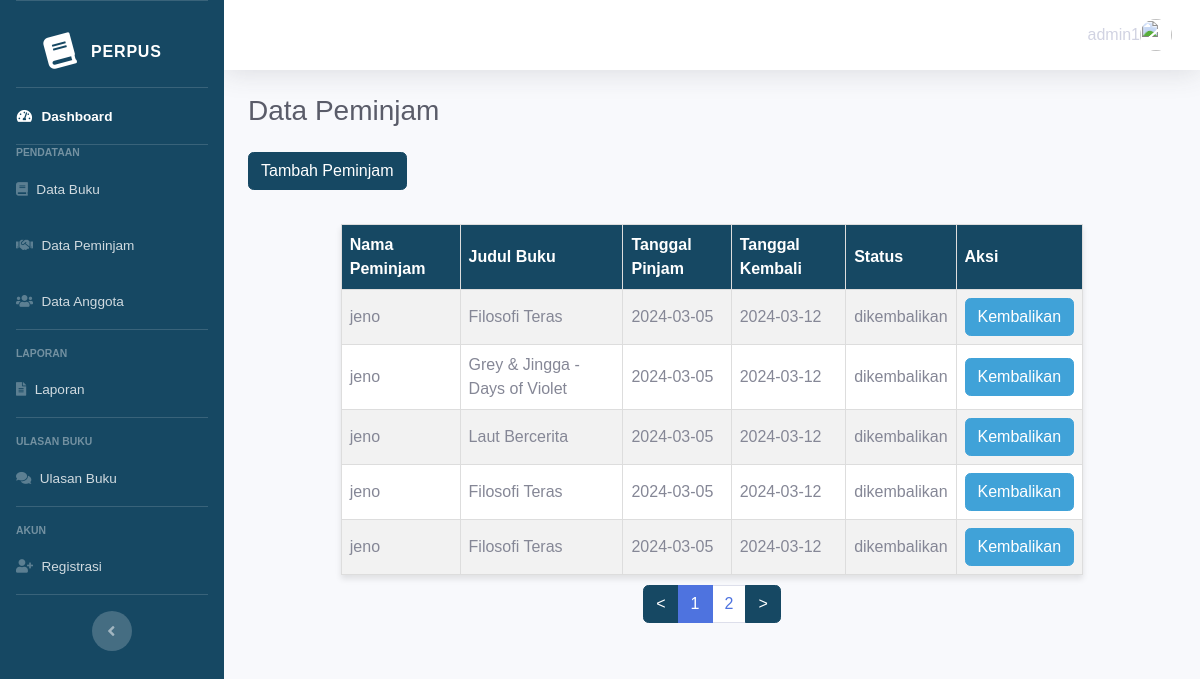
Screenshot of /admin/index_peminjam.php (signed in) with the database file from the repository.
### tables this page shows
CREATE TABLE `peminjaman` (
  `peminjaman_id` int(11) NOT NULL,
  `perpus_id` int(11) NOT NULL,
  `buku_id` int(11) NOT NULL,
  `tanggal_pinjam` date NOT NULL,
  `user_id` varchar(11) NOT NULL,
  `username` varchar(255) NOT NULL,
  `tanggal_kembali` date NOT NULL,
  `created_at` timestamp NOT NULL DEFAULT current_timestamp() ON UPDATE current_timestamp(),
  `status_peminjam` varchar(255) NOT NULL
);

CREATE TABLE `buku` (
  `buku_id` int(11) NOT NULL,
  `perpus_id` int(11) NOT NULL,
  `judul` varchar(100) NOT NULL,
  `cover` varchar(255) NOT NULL,
  `penulis` varchar(50) NOT NULL,
  `penerbit` varchar(50) NOT NULL,
  `tahun_terbit` int(11) NOT NULL,
  `deskripsi` varchar(10000) NOT NULL,
  `kategori_id` int(11) NOT NULL,
  `ketersediaan` int(50) NOT NULL,
  `file_pdf` varchar(1000) NOT NULL,
  `created_at` timestamp NOT NULL DEFAULT current_timestamp() ON UPDATE current_timestamp()
);

### admin/index_peminjam.php (the view, shortened to what this page needs)
<?php
$role = $_SESSION["role"];
include('koneksi.php');
?>
<!DOCTYPE html>
<html lang="en">
<head>
    <link href="../dashboard/vendor/fontawesome-free/css/all.min.css" rel="stylesheet" type="text/css">
    <link href="../dashboard/css/sb-admin-2.min.css" rel="stylesheet">
</head>
<body id="page-top">
    <div id="wrapper">
        <ul class="navbar-nav bg-gradient-primary sidebar sidebar-dark accordion" id="accordionSidebar">
            <a class="sidebar-brand d-flex align-items-center justify-content-center" href="index.html">
                <div class="sidebar-brand-icon rotate-n-15">
                    <i class="fas fa-book"></i>
                </div>
                <div class="sidebar-brand-text mx-3">Perpus</div>
            </a>
            <hr class="sidebar-divider my-0">
            <li class="nav-item active">
                <a class="nav-link" href="home.php">
                    <i class="fas fa-fw fa-tachometer-alt"></i>
                    <span>Dashboard</span></a>
            </li>
            <?php
            if ($role === "admin") :
            ?>
                <hr class="sidebar-divider my-0">
                <div class="sidebar-heading">
                    Pendataan
                </div>
                <li class="nav-item">
                    <a class="nav-link" href="index_data_buku.php">
                        <i class="fas fa-book"></i>
                        <span>Data Buku</span></a>
                </li>
                <li class="nav-item">
                    <a class="nav-link" href="index_peminjam.php">
                        <i class="fas fa-handshake"></i>
                        <span>Data Peminjam</span></a>
                </li>
                <li class="nav-item">
                    <a class="nav-link" href="index_data_anggota.php">
                        <i class="fas fa-users"></i>
                        <span>Data Anggota</span>
                    </a>
                </li>
                <hr class="sidebar-divider">
                <div class="sidebar-heading">
                    Laporan
                </div>
                <li class="nav-item">
                    <a class="nav-link" href="index_laporan.php">
                        <i class="fas fa-file-alt"></i>
                        <span>Laporan</span></a>
                </li>
                <hr class="sidebar-divider">
                <div class="sidebar-heading">
                    Ulasan Buku
                </div>
                <li class="nav-item">
                    <a class="nav-link" href="index_ulasan_buku.php">
                        <i class="fas fa-comments"></i>
                        <span>Ulasan Buku</span></a>
                </li>
                <hr class="sidebar-divider">
                <div class="sidebar-heading">
                    Akun
                </div>
                <li class="nav-item">
                    <a class="nav-link" href="index_register.php">
                        <i class="fas fa-user-plus"></i>
                        <span>Registrasi</span>
                    </a>
                </li>
            <?php endif ?>
            <hr class="sidebar-divider d-none d-md-block">
            <div class="text-center d-none d-md-inline">
                <button class="rounded-circle border-0" id="sidebarToggle"></button>
            </div>
        </ul>
        <div id="content-wrapper" class="d-flex flex-column">
            <div id="content">
                <nav class="navbar navbar-expand navbar-light bg-white topbar mb-4 static-top shadow">
                    <ul class="navbar-nav ml-auto">
                        <li class="nav-item dropdown no-arrow">
                            <a class="nav-link dropdown-toggle" href="#" id="userDropdown" role="button" data-toggle="dropdown" aria-haspopup="true" aria-expanded="false">
                                <?php
                                if (isset($_SESSION['username'])) {
                                    echo $_SESSION['username'];
                                } else {
                                    echo "Pengguna";
                                }
                                ?> <img class="img-profile rounded-circle" src="https://source.unsplash.com/QAB-WJcbgJk/60x60">
                            </a>
                        </li>
                    </ul>
                </nav>
                <div class="container-fluid">
                    <div class="d-sm-flex align-items-center justify-content-between mb-4">
                        <h2 class="h3 mb-0 text-gray-800">Data Peminjam</h2>
                    </div>
                    <a href="../create/create_peminjam.php" class="mb-4 btn btn-primary1">Tambah Peminjam</a>
                    <div class="row">
                        <div class="col-xl-12 col-md-6 mb-4">
                            <?php
                            $results_per_page = 5;
                            $query = "SELECT * FROM peminjaman";
                            $result = mysqli_query($conn, $query);
                            $number_of_results = mysqli_num_rows($result);
                            $number_of_pages = ceil($number_of_results / $results_per_page);
                            if (!isset($_GET['page'])) {
                                $page = 1;
                            } else {
                                $page = $_GET['page'];
                            }
                            $this_page_first_result = ($page - 1) * $results_per_page;
                            $query = "SELECT peminjaman.*, buku.judul AS judul_buku
             FROM peminjaman
             INNER JOIN buku ON peminjaman.buku_id = buku.buku_id
             LIMIT $this_page_first_result, $results_per_page";
                            $result = mysqli_query($conn, $query);
                            if ($result->num_rows > 0) : ?>
                                <table border='1'>
                                    <tr>
                                        <th>Nama Peminjam</th>
                                        <th>Judul Buku</th>
                                        <th>Tanggal Pinjam</th>
                                        <th>Tanggal Kembali</th>
                                        <th>Status</th>
                                        <th>Aksi</th>
                                    </tr>
                                    <?php while ($row = mysqli_fetch_assoc($result)) : ?>
                                        <tr>
                                            <td><?= $row['username'] ?></td>
                                            <td><?= $row['judul_buku'] ?></td>
                                            <td><?= $row['tanggal_pinjam'] ?></td>
                                            <td><?= date('Y-m-d', strtotime($row['tanggal_pinjam'] . ' + 7 days')) ?></td>
                                            <td><?= $row['status_peminjam'] ?></td>
                                            <td>
                                                <button class="btn btn-primary2 btn-kembali" data-id="<?= $row['peminjaman_id'] ?>">Kembalikan</button>
                                            </td>
                                        </tr>
                                    <?php endwhile; ?>
                                </table>
                                <?php
                                $previous_page = ($page > 1) ? $page - 1 : 1;
                                $next_page = ($page < $number_of_pages) ? $page + 1 : $number_of_pages;
                                echo '<ul class="pagination justify-content-center">';
                                echo '<li class="page-item"><a class="page-link btn-primary1" href="?page=' . $previous_page . '"><</a></li>';
                                for ($i = max(1, $page - 2); $i <= min($page + 2, $number_of_pages); $i++) {
                                    echo '<li class="page-item ' . (($page == $i) ? "active" : "") . '"><a class="page-link text-primary1" href="?page=' . $i . '">' . $i . '</a></li>';
                                }
                                echo '<li class="page-item"><a class="page-link btn-primary1" href="?page=' . $next_page . '">></a></li>';
                                echo '</ul>';
                                ?>
                            <?php else : ?>
                                <p>Tidak ada peminjam.</p>
                            <?php endif; ?>
                        </div>
                    </div>
                </div>
            </div>
        </div>
    </div>
</body>
</html>

### admin/index_peminjam.php (style rules this page uses)
.bg-gradient-primary { background-color: #164863; background-image: linear-gradient(180deg, #164863 10%, #164863 100%); background-size: cover; }
.sidebar { background-color: #164863; }
.btn-primary2 { background-color: #40A2D8; border-color: #40A2D8; transition: background-color 0.3s ease; color: #ffffff; }
.nav-link { display: flex; align-items: center; }
.nav-link i { margin-right: 10px; }
body { font-family: Arial, sans-serif; background-color: #f8f9fa; margin: 0; }
h2 { color: #164863; }
table { border-collapse: collapse; width: 80%; margin: 10px auto; background-color: #fff; box-shadow: 0 4px 6px rgba(0, 0, 0, 0.1); }
th, td { border: 1px solid #ddd; padding: 8px; text-align: left; }
th { background-color: #164863; color: #fff; }
tr:nth-child(even) { background-color: #f2f2f2; }
a { text-decoration: none; color: inherit; }
.btn-primary1 { background-color: #164863; border-color: #164863; transition: background-color 0.3s ease; color: #ffffff; }

### rows the page displays
peminjaman: username "jeno", buku.judul "Filosofi Teras", tanggal_pinjam "2024-03-05", tanggal_pinjam "2024-03-12", status_peminjam "dikembalikan"
peminjaman: username "jeno", buku.judul "Grey & Jingga - Days of Violet", tanggal_pinjam "2024-03-05", tanggal_pinjam "2024-03-12", status_peminjam "dikembalikan"
peminjaman: username "jeno", buku.judul "Laut Bercerita", tanggal_pinjam "2024-03-05", tanggal_pinjam "2024-03-12", status_peminjam "dikembalikan"
peminjaman: username "jeno", buku.judul "Filosofi Teras", tanggal_pinjam "2024-03-05", tanggal_pinjam "2024-03-12", status_peminjam "dikembalikan"
peminjaman: username "jeno", buku.judul "Filosofi Teras", tanggal_pinjam "2024-03-05", tanggal_pinjam "2024-03-12", status_peminjam "dikembalikan"

### other values shown
$_SESSION['username'] "admin1"
